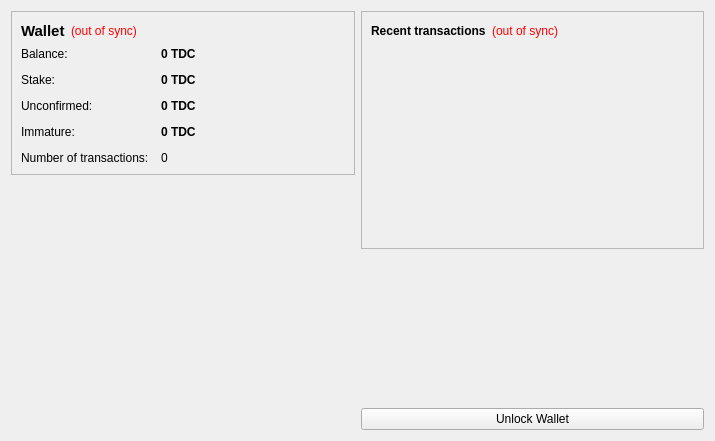
<?xml version="1.0" encoding="UTF-8"?>
<ui version="4.0">
 <class>OverviewPage</class>
 <widget class="QWidget" name="OverviewPage">
  <property name="geometry">
   <rect>
    <x>0</x>
    <y>0</y>
    <width>715</width>
    <height>441</height>
   </rect>
  </property>
  <property name="windowTitle">
   <string>Form</string>
  </property>
  <layout class="QHBoxLayout" name="horizontalLayout" stretch="1,1">
   <item>
    <layout class="QVBoxLayout" name="verticalLayout_2">
     <item>
      <widget class="QFrame" name="frame">
       <property name="frameShape">
        <enum>QFrame::StyledPanel</enum>
       </property>
       <property name="frameShadow">
        <enum>QFrame::Raised</enum>
       </property>
       <layout class="QVBoxLayout" name="verticalLayout_4">
        <item>
         <layout class="QHBoxLayout" name="horizontalLayout_4">
          <item>
           <widget class="QLabel" name="label_5">
            <property name="font">
             <font>
              <pointsize>11</pointsize>
              <weight>75</weight>
              <bold>true</bold>
             </font>
            </property>
            <property name="text">
             <string>Wallet</string>
            </property>
           </widget>
          </item>
          <item>
           <widget class="QLabel" name="labelWalletStatus">
            <property name="toolTip">
             <string>The displayed information may be out of date. Your wallet automatically synchronizes with the TradeCoin network after a connection is established, but this process has not completed yet.</string>
            </property>
            <property name="styleSheet">
             <string notr="true">QLabel { color: red; }</string>
            </property>
            <property name="text">
             <string notr="true">(out of sync)</string>
            </property>
            <property name="alignment">
             <set>Qt::AlignLeading|Qt::AlignLeft|Qt::AlignVCenter</set>
            </property>
           </widget>
          </item>
          <item>
           <spacer name="horizontalSpacer_2">
            <property name="orientation">
             <enum>Qt::Horizontal</enum>
            </property>
            <property name="sizeHint" stdset="0">
             <size>
              <width>40</width>
              <height>20</height>
             </size>
            </property>
           </spacer>
          </item>
         </layout>
        </item>
        <item>
         <layout class="QFormLayout" name="formLayout_2">
          <property name="fieldGrowthPolicy">
           <enum>QFormLayout::AllNonFixedFieldsGrow</enum>
          </property>
          <property name="horizontalSpacing">
           <number>12</number>
          </property>
          <property name="verticalSpacing">
           <number>12</number>
          </property>
          <item row="0" column="0">
           <widget class="QLabel" name="label">
            <property name="text">
             <string>Balance:</string>
            </property>
           </widget>
          </item>
          <item row="0" column="1">
           <widget class="QLabel" name="labelBalance">
            <property name="font">
             <font>
              <weight>75</weight>
              <bold>true</bold>
             </font>
            </property>
            <property name="cursor">
             <cursorShape>IBeamCursor</cursorShape>
            </property>
            <property name="toolTip">
             <string>Your current balance</string>
            </property>
            <property name="text">
             <string notr="true">0 TDC</string>
            </property>
            <property name="textInteractionFlags">
             <set>Qt::LinksAccessibleByMouse|Qt::TextSelectableByKeyboard|Qt::TextSelectableByMouse</set>
            </property>
           </widget>
          </item>
          <item row="1" column="0">
           <widget class="QLabel" name="label_6">
            <property name="text">
             <string>Stake:</string>
            </property>
           </widget>
          </item>
          <item row="1" column="1">
           <widget class="QLabel" name="labelStake">
            <property name="font">
             <font>
              <weight>75</weight>
              <bold>true</bold>
             </font>
            </property>
            <property name="cursor">
             <cursorShape>IBeamCursor</cursorShape>
            </property>
            <property name="toolTip">
             <string>Total of coins that was staked, and do not yet count toward the current balance</string>
            </property>
            <property name="text">
             <string notr="true">0 TDC</string>
            </property>
            <property name="textInteractionFlags">
             <set>Qt::LinksAccessibleByMouse|Qt::TextSelectableByKeyboard|Qt::TextSelectableByMouse</set>
            </property>
           </widget>
          </item>
          <item row="2" column="0">
           <widget class="QLabel" name="label_3">
            <property name="text">
             <string>Unconfirmed:</string>
            </property>
           </widget>
          </item>
          <item row="2" column="1">
           <widget class="QLabel" name="labelUnconfirmed">
            <property name="font">
             <font>
              <weight>75</weight>
              <bold>true</bold>
             </font>
            </property>
            <property name="cursor">
             <cursorShape>IBeamCursor</cursorShape>
            </property>
            <property name="toolTip">
             <string>Total of transactions that have yet to be confirmed, and do not yet count toward the current balance</string>
            </property>
            <property name="text">
             <string notr="true">0 TDC</string>
            </property>
            <property name="textInteractionFlags">
             <set>Qt::LinksAccessibleByMouse|Qt::TextSelectableByKeyboard|Qt::TextSelectableByMouse</set>
            </property>
           </widget>
          </item>
          <item row="3" column="0">
           <widget class="QLabel" name="labelImmatureText">
            <property name="text">
             <string>Immature:</string>
            </property>
           </widget>
          </item>
          <item row="3" column="1">
           <widget class="QLabel" name="labelImmature">
            <property name="font">
             <font>
              <weight>75</weight>
              <bold>true</bold>
             </font>
            </property>
            <property name="toolTip">
             <string>Mined balance that has not yet matured</string>
            </property>
            <property name="text">
             <string notr="true">0 TDC</string>
            </property>
            <property name="textInteractionFlags">
             <set>Qt::LinksAccessibleByMouse|Qt::TextSelectableByKeyboard|Qt::TextSelectableByMouse</set>
            </property>
           </widget>
          </item>
          <item row="4" column="0">
           <widget class="QLabel" name="label_2">
            <property name="text">
             <string>Number of transactions:</string>
            </property>
           </widget>
          </item>
          <item row="4" column="1">
           <widget class="QLabel" name="labelNumTransactions">
            <property name="toolTip">
             <string>Total number of transactions in wallet</string>
            </property>
            <property name="text">
             <string notr="true">0</string>
            </property>
           </widget>
          </item>
         </layout>
        </item>
       </layout>
      </widget>
     </item>
     <item>
      <spacer name="verticalSpacer">
       <property name="orientation">
        <enum>Qt::Vertical</enum>
       </property>
       <property name="sizeHint" stdset="0">
        <size>
         <width>20</width>
         <height>40</height>
        </size>
       </property>
      </spacer>
     </item>
     <item>
      <widget class="QLabel" name="label_6">
       <property name="text">
        <string/>
       </property>
       <property name="pixmap">
        <pixmap resource="../bitcoin.qrc">:/images/backg</pixmap>
       </property>
       <property name="scaledContents">
        <bool>false</bool>
       </property>
       <property name="alignment">
        <set>Qt::AlignCenter</set>
       </property>
       <property name="margin">
        <number>-2</number>
       </property>
      </widget>
     </item>
    </layout>
   </item>
   <item>
    <layout class="QVBoxLayout" name="verticalLayout_3">
     <item>
      <widget class="QFrame" name="frame_2">
       <property name="frameShape">
        <enum>QFrame::StyledPanel</enum>
       </property>
       <property name="frameShadow">
        <enum>QFrame::Raised</enum>
       </property>
       <layout class="QVBoxLayout" name="verticalLayout">
        <item>
         <layout class="QHBoxLayout" name="horizontalLayout_2">
          <item>
           <widget class="QLabel" name="label_4">
            <property name="text">
             <string>&lt;b&gt;Recent transactions&lt;/b&gt;</string>
            </property>
           </widget>
          </item>
          <item>
           <widget class="QLabel" name="labelTransactionsStatus">
            <property name="toolTip">
             <string>The displayed information may be out of date. Your wallet automatically synchronizes with the TradeCoin network after a connection is established, but this process has not completed yet.</string>
            </property>
            <property name="styleSheet">
             <string notr="true">QLabel { color: red; }</string>
            </property>
            <property name="text">
             <string notr="true">(out of sync)</string>
            </property>
            <property name="alignment">
             <set>Qt::AlignRight|Qt::AlignTrailing|Qt::AlignVCenter</set>
            </property>
           </widget>
          </item>
          <item>
           <spacer name="horizontalSpacer">
            <property name="orientation">
             <enum>Qt::Horizontal</enum>
            </property>
            <property name="sizeHint" stdset="0">
             <size>
              <width>40</width>
              <height>20</height>
             </size>
            </property>
           </spacer>
          </item>
         </layout>
        </item>
        <item>
         <widget class="QListView" name="listTransactions">
          <property name="styleSheet">
           <string notr="true">QListView { background: transparent; }</string>
          </property>
          <property name="frameShape">
           <enum>QFrame::NoFrame</enum>
          </property>
          <property name="verticalScrollBarPolicy">
           <enum>Qt::ScrollBarAlwaysOff</enum>
          </property>
          <property name="horizontalScrollBarPolicy">
           <enum>Qt::ScrollBarAlwaysOff</enum>
          </property>
          <property name="selectionMode">
           <enum>QAbstractItemView::NoSelection</enum>
          </property>
         </widget>
        </item>
       </layout>
      </widget>
     </item>
     <item>
      <spacer name="verticalSpacer_2">
       <property name="orientation">
        <enum>Qt::Vertical</enum>
       </property>
       <property name="sizeHint" stdset="0">
        <size>
         <width>20</width>
         <height>40</height>
        </size>
       </property>
      </spacer>
     </item>
     <item>
      <widget class="QPushButton" name="unlockWalletButton">
       <property name="text">
        <string>Unlock Wallet</string>
       </property>
      </widget>
     </item>
    </layout>
   </item>
  </layout>
 </widget>
 <resources>
  <include location="../bitcoin.qrc"/>
 </resources>
 <connections/>
</ui>
